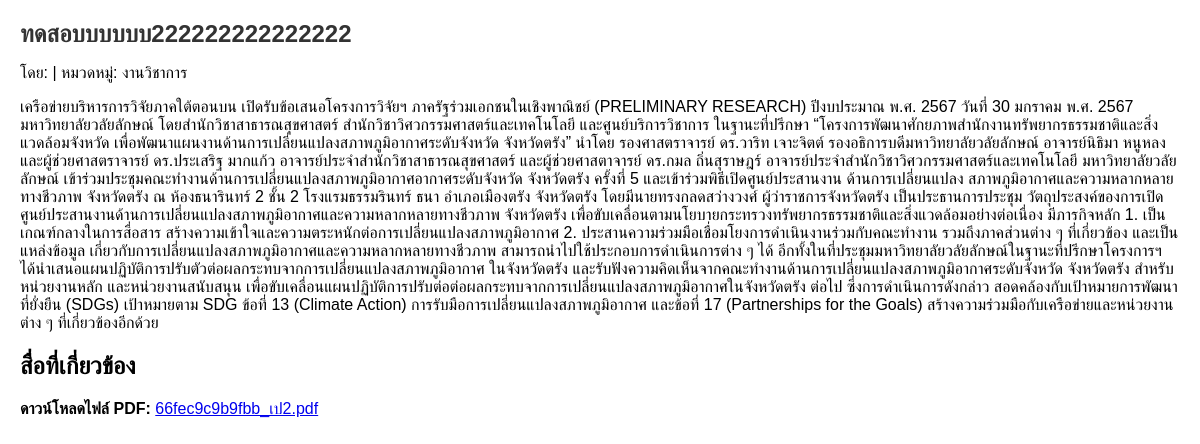
The app's page /P2/HOME/article.php?id=10 with its own data.
### tables this page shows
CREATE TABLE `articles` (
  `id` int(11) NOT NULL,
  `title` varchar(255) NOT NULL,
  `description` text DEFAULT NULL,
  `author_id` int(11) DEFAULT NULL,
  `category_id` int(11) DEFAULT NULL,
  `created_at` timestamp NOT NULL DEFAULT current_timestamp()
);

CREATE TABLE `categories` (
  `id` int(11) NOT NULL,
  `name` varchar(100) NOT NULL,
  `slug` varchar(100) NOT NULL
);

CREATE TABLE `media` (
  `id` int(11) NOT NULL,
  `file_name` varchar(255) NOT NULL,
  `file_type` varchar(50) NOT NULL,
  `file_path` varchar(255) NOT NULL,
  `duration` int(11) DEFAULT NULL COMMENT 'ระยะเวลาของวิดีโอเป็นวินาที'
);

### P2/HOME/article.php (the view, shortened to what this page needs)
<?php
require_once 'db.php';
if (isset($_GET['id'])) {
    $article_id = intval($_GET['id']);
    $sql = "SELECT a.*, c.name AS category_name, ad.username AS author_name
            FROM articles a
            LEFT JOIN categories c ON a.category_id = c.id
            LEFT JOIN admin ad ON a.author_id = ad.id
            WHERE a.id = ?";
    $stmt = $conn->prepare($sql);
    $stmt->bind_param("i", $article_id);
    $stmt->execute();
    $result = $stmt->get_result();
    $article = $result->fetch_assoc();
    $sql_media = "SELECT m.file_name, m.file_type FROM media m
                  JOIN article_media am ON m.id = am.media_id
                  WHERE am.article_id = ?";
    $stmt_media = $conn->prepare($sql_media);
    $stmt_media->bind_param("i", $article_id);
    $stmt_media->execute();
    $media_result = $stmt_media->get_result();
    $media_files = $media_result->fetch_all(MYSQLI_ASSOC);
} else {
    echo "ไม่พบรหัสบทความ.";
    exit;
}
?>
<!DOCTYPE html>
<html lang="th">
<head>
</head>
<body>
    <h1><?= htmlspecialchars($article['title']) ?></h1>
    <p>โดย: <?= htmlspecialchars($article['author_name']) ?> | หมวดหมู่: <?= htmlspecialchars($article['category_name']) ?></p>
    <p><?= htmlspecialchars($article['description']) ?></p>
    <div class="media">
        <?php if (!empty($media_files)): ?>
            <h2>สื่อที่เกี่ยวข้อง</h2>
            <?php foreach ($media_files as $media): ?>
                <?php if ($media['file_type'] === 'pdf'): ?>
                    <p><strong>ดาวน์โหลดไฟล์ PDF:</strong> <a href="uploads/pdf/<?= htmlspecialchars($media['file_name']) ?>" target="_blank"><?= htmlspecialchars($media['file_name']) ?></a></p>
                <?php else: ?>
                    <img src="uploads/images/<?= htmlspecialchars($media['file_name']) ?>" alt="image" width="200">
                <?php endif; ?>
            <?php endforeach; ?>
        <?php else: ?>
            <p>ไม่มีสื่อที่เกี่ยวข้องกับข่าวนี้</p>
        <?php endif; ?>
    </div>
</body>
</html>

### P2/HOME/article.php (style rules this page uses)
body { font-family: Arial, sans-serif; margin: 20px; }
h1 { font-size: 24px; color: #333; }
p { font-size: 16px; }
.media { margin-top: 20px; }

### records on screen
articles: title "ทดสอบบบบบบ222222222222222", category.name "งานวิชาการ", description "เครือข่ายบริหารการวิจัยภาคใต้ตอนบน เปิดรับข้อเสนอโครงการวิจัยฯ ภาครัฐร่วมเอกชนในเชิงพาณิชย์ (PRELIMINARY RESEARCH) ปีงบประมาณ พ.ศ. 2567 วันที่ 30 มกราคม พ.ศ. 2567 มหาวิทยาลัยวลัยลักษณ์ โดยสำนักวิชาสาธารณสุขศาสตร์ สำนักวิชาวิศวกรรมศาสตร์และเทคโนโลยี และศูนย์บริการวิชาการ ในฐานะที่ปรึกษา “โครงการพัฒนาศักยภาพสำนักงานทรัพยากรธรรมชาติและสิ่งแวดล้อมจังหวัด เพื่อพัฒนาแผนงานด้านการเปลี่ยนแปลงสภาพภูมิอากาศระดับจังหวัด จังหวัดตรัง” นำโดย รองศาสตราจารย์ ดร.วาริท เจาะจิตต์ รองอธิการบดีมหาวิทยาลัยวลัยลักษณ์ อาจารย์นิธิมา หนูหลง และผู้ช่วยศาสตราจารย์ ดร.ประเสริฐ มากแก้ว อาจารย์ประจำสำนักวิชาสาธารณสุขศาสตร์ และผู้ช่วยศาสตาจารย์ ดร.กมล ถิ่นสุราษฎร์ อาจารย์ประจำสำนักวิชาวิศวกรรมศาสตร์และเทคโนโลยี…"
media: file_name "66fec9c9b9fbb_เป2.pdf"
